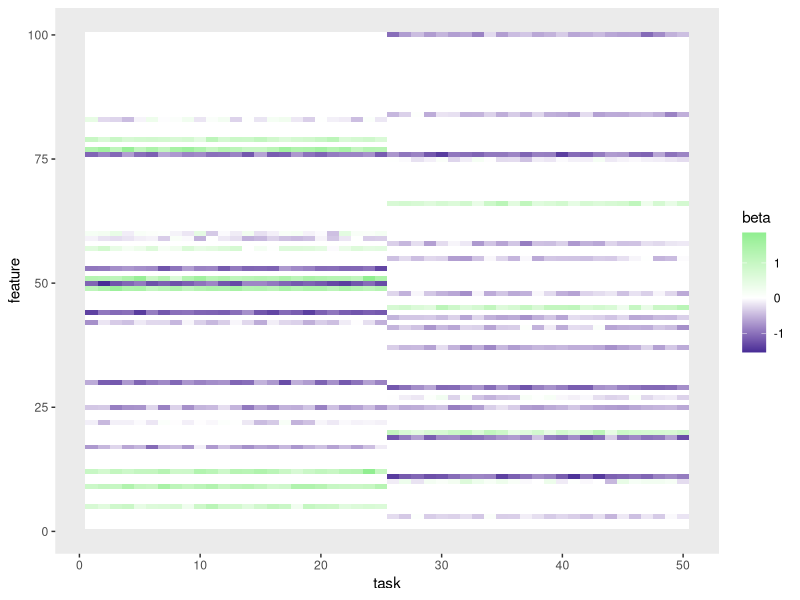

Source code (R): (Note: this script raises an error after producing the figure.)

################################################################################
# R script to accompany simulated_data.Rmd
################################################################################

## ---- sparse-sim-packages ----
# List of packages for session
.packages = c("gflasso",
              "reshape2",
              "glmnet",
              "ggplot2")

# Install CRAN packages (if not already installed)
.inst <- .packages %in% installed.packages()
if(any(!.inst)) {
  install.packages(.packages[!.inst], repos='http://cran.rstudio.com/')
}

# Load packages into session 
lapply(.packages, require, character.only=TRUE)
set.seed(04032016)

cat("\014")  # Clear console

rm(list=ls()) # Delete all existing variables
graphics.off() # Close all open plots

## ---- simdata-params ----
K <- 50 # number of columns of Y
J <- 100 # number of columns of X
J0 <- 20 # number of columns of X actually contribute
n <- 200 # number of samples

## ---- gflasso-simulate-data ----
beta <- rnorm(J)
B <- beta %*% t(rep(1, K)) + matrix(rnorm(J * K, 0, .2), J, K)
B[-sample(J, J0), 1 : (K / 2)] <- 0
B[-sample(J, J0), (K / 2 + 1) : K] <- 0
X <- matrix(rnorm(n * J), n, J)
Y <- X %*% B + matrix(rnorm(n * K), n, K)

## ---- vis-B ----
m_b <- melt(B, varnames = c("feature", "task"), value.name = "beta")
ggplot(m_b) +
  geom_tile(aes(x = task, y = feature, fill = beta)) +
  scale_fill_gradient2(midpoint = 0, high = "#90ee90", low = "#000080") +
  theme(panel.grid = element_blank())

## ---- vis-reg-data ----
m_y <- melt(Y, varnames = c("sample", "task"), value.name = "y")
m_x <- melt(X, varnames = c("sample", "feature"), value.name = "x")
reg_data <- m_y %>%
  left_join(m_x) %>%
  left_join(m_b)
cur_data <- reg_data %>%
  filter(task %in% 20:30,
         feature %in% 10:18)

## ---- vis-reg-lines ----
ggplot(cur_data) +
  geom_point(aes(x = x, y = y, col = as.factor(beta == 0)), 
             size = .3, alpha = 0.3) +
  geom_abline(data = cur_data %>% filter(beta != 0),
              aes(slope = beta, intercept = 0, col = as.factor(beta == 0))) +
  scale_color_manual(values = c("#8068ab", "#d9bad8")) +
  facet_grid(feature ~ task) +
  theme(panel.grid = element_blank(),
        panel.border = element_blank(),
        panel.margin = unit(0, "lines"),
        strip.background = element_blank(),
        axis.text = element_blank(),
        axis.ticks = element_blank())

## ---- gflasso ----
R <- matrix(1, K, K)
R[(K / 2 + 1) : K, 1:(K / 2)] <- 0
R[1:(K / 2), (K / 2 + 1) : K] <- 0
gflasso_res <- gflasso(Y, X, R, list(delta_conv = 1e-10, lambda = 8, gamma = 2, iter_max = 1200, eps = .1))

## ---- vis-objective ----
obj_data <- data.frame(iteration = seq_len(1200),
                       objective = gflasso_res$obj)
ggplot(obj_data) +
  geom_line(aes(x = iteration, y = objective)) +
  theme(panel.grid = element_blank())

## ---- coef-hat-pred ----
b_compare <- melt(list(truth = B, fit = gflasso_res$B)) %>%
  dcast(Var1 + Var2 ~ L1)
b_compare$group <- ifelse(b_compare$Var2 <= K / 2, "task_group_1", "task_group_2")
ggplot(b_compare) +
  geom_abline(slope = 1, intercept = 0, col = '#696969', alpha = 0.8, size = .3) +
  geom_vline(xintercept = 0, col = '#696969', alpha = 0.5, size = .05) +
  geom_hline(yintercept = 0, col = '#696969', alpha = 0.5, size = .05) +
  geom_point(aes(x = truth, y = fit, col = group), size = .5, alpha = 0.6) +
  scale_color_manual(values = c("#008080", "#cd5c5c")) +
  coord_fixed() +
  theme(panel.grid = element_blank())

## ---- vis-Bhat-gflasso ----
gflasso_mb <- melt(gflasso_res$B, varnames = c("feature", "task"),
               value.name = "beta_hat")
gflasso_mb$small <- gflasso_mb$beta_hat < 5e-2

ggplot(gflasso_mb) +
  geom_tile(aes(x = task, y = feature, fill = beta_hat)) +
  scale_fill_gradient2(midpoint = 0, high = "#90ee90", low = "#000080") +
  theme(panel.grid = element_blank())

## ---- gflasso-reg-bhat ----
reg_fit_data <- m_y %>%
  left_join(m_x) %>%
  left_join(m_b) %>%
  left_join(gflasso_mb)
reg_fit_data$zero <- reg_fit_data$beta == 0
cur_fit_data <- reg_fit_data %>%
  filter(task %in% 20:30,
         feature %in% 10:18) %>%
  melt(measure.vars = c("beta", "beta_hat"), variable.name = "coef")

## ---- vis-reg-fit ----
ggplot(cur_fit_data) +
  geom_point(aes(x = x, y = y, col = zero), 
             size = .3, alpha = 0.05) +
  geom_abline(data = cur_fit_data,
              aes(slope = value, intercept = 0, col = zero, linetype = coef),
              alpha = 0.9) +
  scale_color_manual(values = c("#8068ab", "#d9bad8")) +
  facet_grid(feature ~ task) +
  theme(panel.grid = element_blank(),
        panel.border = element_blank(),
        panel.margin = unit(0, "lines"),
        strip.background = element_blank(),
        axis.text = element_blank(),
        axis.ticks = element_blank())

## ---- class-accuracy ----
table(B == 0, abs(gflasso_res$B) < 5e-2)

## ---- lasso-baseline ----
b_lasso <- matrix(0, J, K)
for (k in seq_len(K)) {
  glmnet_fit <- cv.glmnet(x = X, y = Y[, k], intercept = F)
  b_lasso[, k] <- coef(glmnet_fit)[-1]
}

## ---- lasso-bhat-b ----
b_compare <- melt(list(truth = B, fit = b_lasso)) %>%
  dcast(Var1 + Var2 ~ L1)
b_compare$group <- ifelse(b_compare$Var2 <= K / 2, "task_group_1", "task_group_2")
ggplot(b_compare) +
  geom_abline(slope = 1, intercept = 0, col = '#696969', alpha = 0.8, size = .3) +
  geom_vline(xintercept = 0, col = '#696969', alpha = 0.5, size = .05) +
  geom_hline(yintercept = 0, col = '#696969', alpha = 0.5, size = .05) +
  geom_point(aes(x = truth, y = fit, col = group), size = .5, alpha = 0.6) +
  scale_color_manual(values = c("#008080", "#cd5c5c")) +
  coord_fixed() +
  theme(panel.grid = element_blank())

## ---- vis-Bhat-lasso ----
lasso_mb <- melt(b_lasso, varnames = c("feature", "task"),
               value.name = "beta_hat_lasso")

ggplot(lasso_mb) +
  geom_tile(aes(x = task, y = feature, fill = beta_hat)) +
  scale_fill_gradient2(midpoint = 0, high = "#90ee90", low = "#000080") +
  theme(panel.grid = element_blank())

## ---- lasso-reg-bhat ----
reg_fit_data <- m_y %>%
  left_join(m_x) %>%
  left_join(m_b) %>%
  left_join(lasso_mb)

reg_fit_data$zero <- reg_fit_data$beta == 0
cur_fit_data <- reg_fit_data %>%
  filter(task %in% 20:30,
         feature %in% 10:18) %>%
  melt(measure.vars = c("beta", "beta_hat_lasso"), variable.name = "coef")

## ---- vis-reg-fit ----
ggplot(cur_fit_data) +
  geom_point(aes(x = x, y = y, col = zero), 
             size = .3, alpha = 0.05) +
  geom_abline(data = cur_fit_data,
              aes(slope = value, intercept = 0, col = zero, linetype = coef),
              alpha = 0.9) +
  scale_color_manual(values = c("#8068ab", "#d9bad8")) +
  facet_grid(feature ~ task) +
  theme(panel.grid = element_blank(),
        panel.border = element_blank(),
        panel.margin = unit(0, "lines"),
        strip.background = element_blank(),
        axis.text = element_blank(),
        axis.ticks = element_blank())

